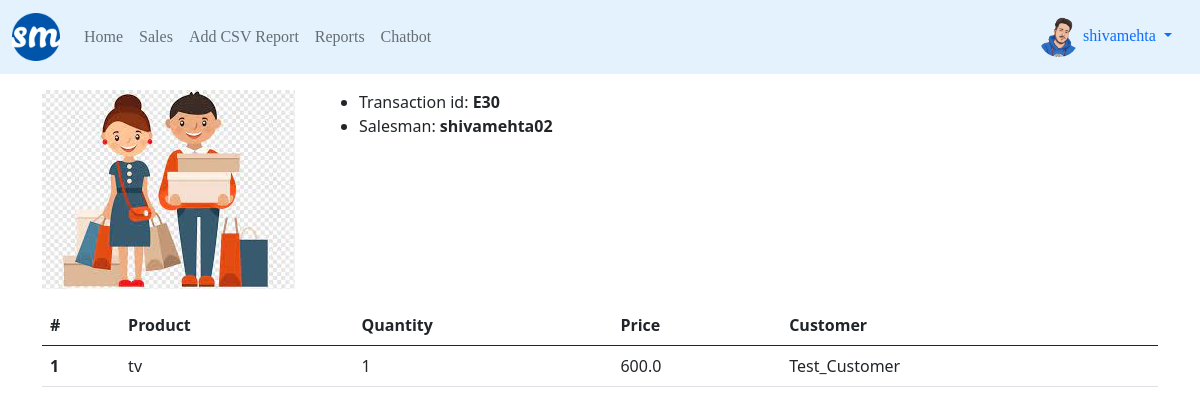
Page /sales/41/ (signed in) on the committed database.
### profiles/models.py (models this page shows, shortened)
class Profile(models.Model):
    user = models.OneToOneField(User,on_delete=models.CASCADE)
    bio = models.TextField(default='no bio...')
    avatar = models.ImageField(upload_to= 'avatars',default = 'no_picture.png')
    created = models.DateTimeField(auto_now_add=True)
    updtaed = models.DateTimeField(auto_now= True)

### sales/models.py (models this page shows, shortened)
class Sale(models.Model):
    transaction_id = models.CharField(max_length=12, blank=True)
    positions = models.ManyToManyField(Position)
    total_price = models.FloatField(blank=True, null=True)
    customer = models.ForeignKey(Customer, on_delete=models.CASCADE)
    salesman = models.ForeignKey(Profile, on_delete=models.CASCADE)
    created = models.DateTimeField(blank=True)
    updated = models.DateTimeField(auto_now=True)
    def get_positions(self):
        return self.positions.all()

class Position(models.Model):
    product = models.ForeignKey(Product,on_delete=models.CASCADE)
    quantity = models.PositiveBigIntegerField()
    price = models.FloatField(blank=True)
    created = models.DateTimeField(blank=True, null=TRUE)
    def get_sales_customer(self):
        sale_obj = self.sale_set.first()
        return sale_obj.customer.name

### customers/models.py (models this page shows, shortened)
class Customer(models.Model):
    name = models.CharField(max_length=120)
    logo = models.ImageField(upload_to='customers', default= 'no_picture.png')

### products/models.py (models this page shows, shortened)
class Product(models.Model):
    name = models.CharField(max_length=120)
    image = models.ImageField(upload_to='products', default= 'no_picture.png')
    price = models.FloatField(help_text='in US dollars $')
    created = models.DateTimeField(auto_now_add=True)
    updated = models.DateTimeField(auto_now=True)

### sales/views.py (the view)
# urls.py: path('sales/<pk>/', sale_detail_view, name='detail'),
@login_required
def sale_detail_view(request,pk):
    obj = Sale.objects.get(pk = pk)
    return render(request, 'sales/detail.html',{'object':obj})

### sales/templates/sales/detail.html (shortened to what this page needs)
{% extends 'base.html' %}
{% block content %}
    <div class ="row mt-3 mb-3">
            <div class ="col-3">
                <img src="{{object.customer.logo.url}}" class="img-fluid" alt="{{obj.customer.name}}">
            </div>
            <div class ="col-9">
                <ul>
                    <li>Transaction id: <b>{{object.transaction_id}}</b>
                    <li>Salesman: <b>{{object.salesman.user.username}}</b>
                </ul>
            </div>
    </div>
<table class="table">
  <thead>
    <tr>
      <th scope="col">#</th>
      <th scope="col">Product</th>
      <th scope="col">Quantity</th>
      <th scope="col">Price</th>
      <th scope="col">Customer</th>
    </tr>
  </thead>
  <tbody>
  {% for pos in object.get_positions %}
    <tr>
            <th scope="row">{{forloop.counter}}</th>
            <td>{{pos.product.name}}</td>
            <td>{{pos.quantity}}</td>
            <td>{{pos.price}}</td>
            <td>{{pos.get_sales_customer}}</td>
    </tr>
  {% endfor %}
  </tbody>
</table>
{% endblock content %}

### templates/navbar.html (shortened to what this page needs)
{% load static %}
{% url 'sales:home' as path_to_home %}
{% url 'sales:list' as path_to_sales %}
{% url 'reports:from-file' as path_to_from_files %}
{% url 'reports:main' as path_to_reports %}
{% url 'chatbot:chatbot' as path_to_chatbot %}
<nav class="navbar navbar-expand-lg navbar-light" style="background-color: #e3f2fd; font-family: Poppins-Bold;">
  <div class="container-fluid">
    <a class="navbar-brand" href=""><img src="{% static 'favicon.ico' %}" class="logo-sm"></a>
    <div class="collapse navbar-collapse" id="navbarSupportedContent">
      <ul class="navbar-nav  ">
        <li class="nav-item">
          <a class="nav-link {% if request.path == path_to_home%}active{% endif %}" href="{{path_to_home}} ">Home</a>
        </li>
        <li class="nav-item">
          <a class="nav-link {% if request.path == path_to_sales%}active{% endif %}" href="{{path_to_sales}}">Sales</a>
        </li>
        <li class="nav-item">
          <a class="nav-link {% if request.path == path_to_from_files%}active{% endif %}" href="{{path_to_from_files}}">Add CSV Report</a>
        </li>
        <li class="nav-item">
          <a class="nav-link {% if request.path == path_to_reports%}active{% endif %}" href="{{path_to_reports}}">Reports</a>
        </li>
        <li class="nav-item">
          <a class="nav-link {% if request.path == path_to_chatbot%}active{% endif %}" href="{{path_to_chatbot}}">Chatbot</a>
        </li>
      </ul>
    </div>
    {% if request.user.is_authenticated %}
      <div class="nav-item dropdown">
        <div class="nav-link dropdown-toggle" id="navbarDropdownMenuLink" role="button" data-bs-toggle="dropdown" aria-expanded="false">
          <img src="{{request.user.profile.avatar.url}}" class="avatar-sm">&nbsp;{{request.user}}
        </div>
      </div>
    {% endif %}
  </div>
</nav>

### static/style.css (style rules this page uses)
.avatar-sm { height: 40px; width:40px; border-radius: 50%; }

### rows in the picture
Sale: customer.logo (picture), transaction_id "E30", salesman.user.username "shivamehta02"
Position: product.name "tv", quantity "1", price "600.0", get_sales_customer "Test_Customer"

### other values in the picture
{{ request.user }} "shivamehta"
